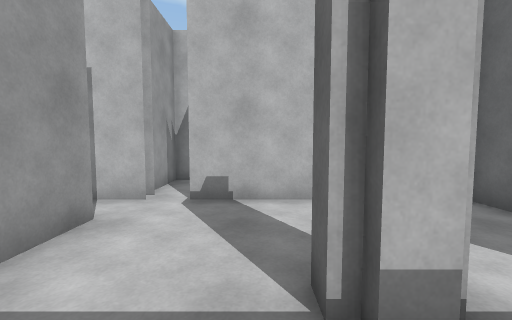
View 1 (above)

15 first-person views from a walk through a 3-D level made in the Unity game engine. The camera is 1.3 m above the floor, tilts 4° down and sees 90° across. The floor is counted in squares, 1 m on a side. Each view is taken from the middle of a square. On the plan, view 1 faces up. The plan holds only what a view shows up to about 13 squares ahead; the rest is blank. The place goes on beyond the plan. The player character is not drawn. Door leaves are left out, so doorways stand open.

View 2
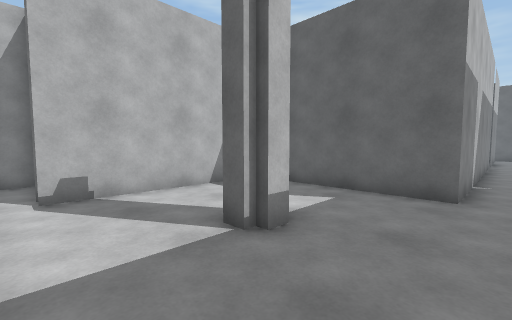

View 3
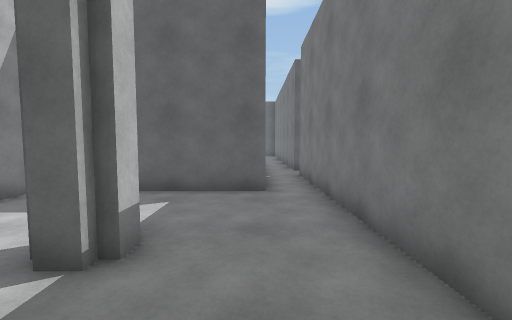

View 4
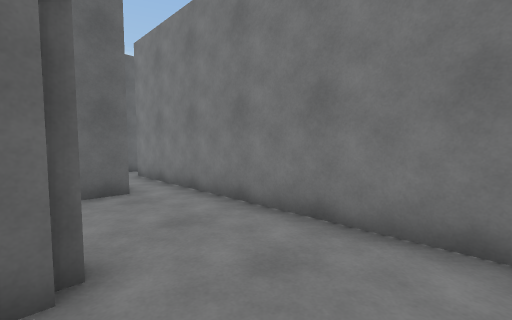

View 5
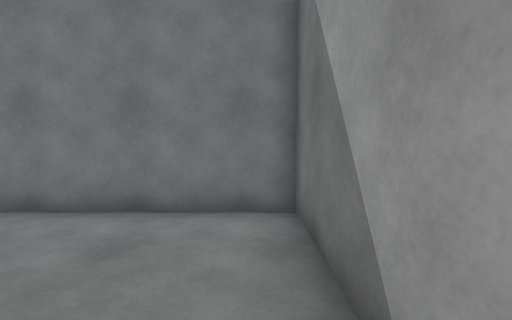

View 6
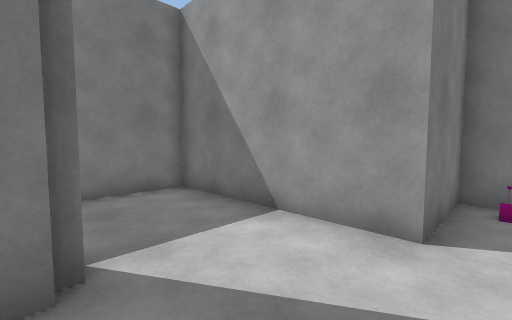

View 7
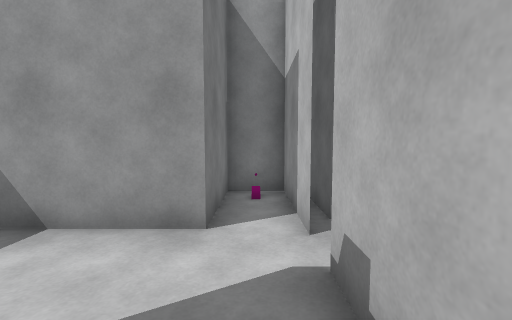

View 8
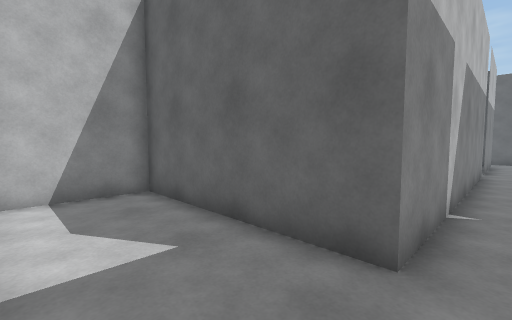

View 9
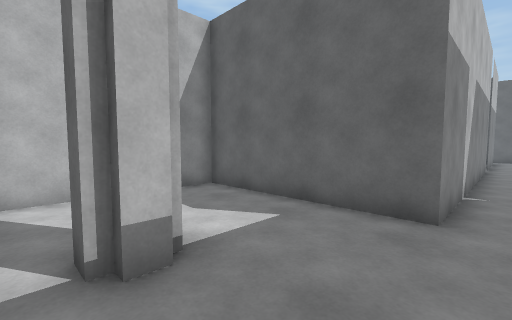

View 10
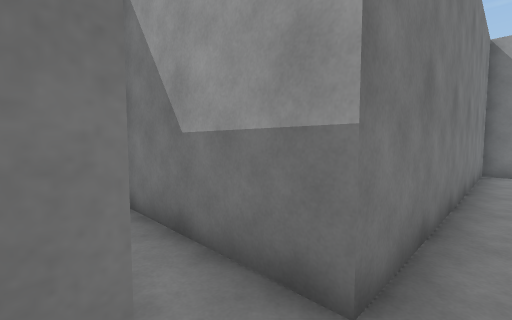

View 11
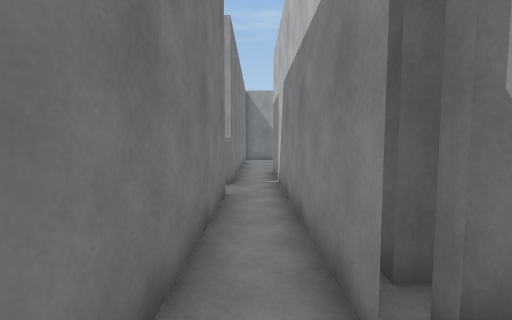

View 12
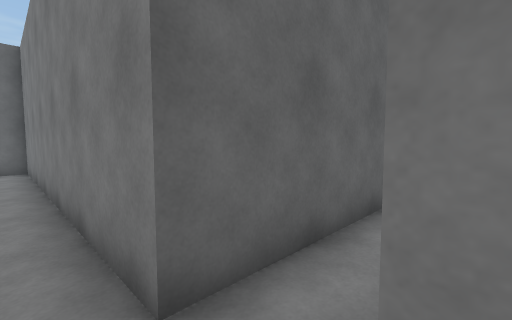

View 13
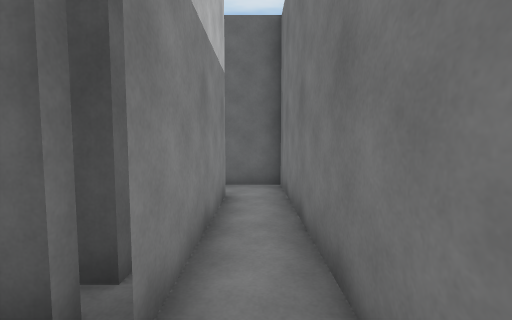

View 14
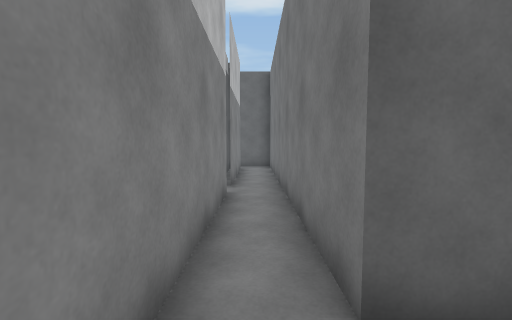

View 15
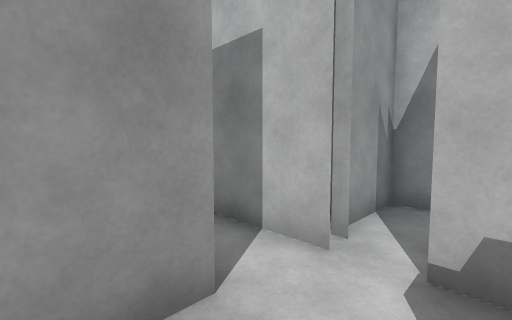

### Floor plan
Points are (right, up) in squares from view 1. A wall is a line through its corners. A room is listed if a view was taken in it or the views show most of it. See-through windows are left out.
Room 1 (views 1, 2, 3, 4, 5, 6, 7, 8, 9, 12, 14, 15)
walls: (1.4, 1.5) (0.5, 1.5) (0.5, 2.3); (0.6, 2.5) (1.1, 2.5); (-2.4, 5.7) (-5.5, 5.7); (-3.2, 6.3) (-4.9, 6.3); (8.5, -0.3) (4.8, -0.3) (4.8, 5.7) (-1.5, 5.7); (-5.5, 4.3) (-2.8, 4.3) (-2.8, -1.8) (8.2, -1.8)
ways out: opening at (8, -1) to room 2; open door at (-2, 6) to room 3
Room 2 (views 10, 11, 13)
walls: (14.6, -0.3) (8.5, -0.3); (8.2, -1.8) (8.2, -6.2); (20.2, -0.3) (15.4, -0.3); (9.7, -6.4) (9.7, -1.8) (21.7, -1.8) (21.7, 0)
ways out: opening at (8, -1) to room 1; open door at (15, 0)
Room 3 (no view inside)
walls: (-1.2, 8.8) (-2.8, 8.8) (-2.8, 6.8)
ways out: open door at (-2, 6) to room 1

Positions as (right, up) in squares from view 1, and headings:
1: (0, 0), facing up
2: (-2, -1), facing up-right
3: (-2, 0), facing right
4: (-2, 2), facing down-right
5: (-2, 3), facing down
6: (1, 5), facing down-left
7: (1, 5), facing left
8: (2, -1), facing up-right
9: (0, -1), facing up-right
10: (10, -1), facing down-left
11: (16, -1), facing left
12: (8, -1), facing down-right
13: (14, -1), facing right
14: (8, -1), facing right
15: (-1, 3), facing up-left
